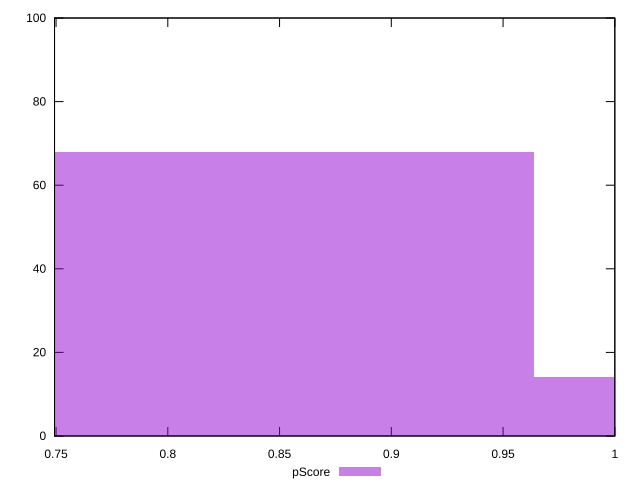

Generate this figure with gnuplot:
reset

$pScore <<EOF
0.8567853314806056 68
1.070981664350757 14
0.6425889986104543 18
EOF

set key outside below
set boxwidth 0.2141963328701514
set xrange [0.7493211111111111:1]
set yrange [0:100]
set trange [0:100]
set style fill transparent solid 0.5 noborder
set terminal svg size 640, 490 enhanced background rgb 'white'
set output "reports/report_00033_2021-03-01T14-23-16.841Z/uses-rel-preconnect/samples/astro-cached/pScore/histogram.svg"

plot $pScore title "pScore" with boxes

reset
